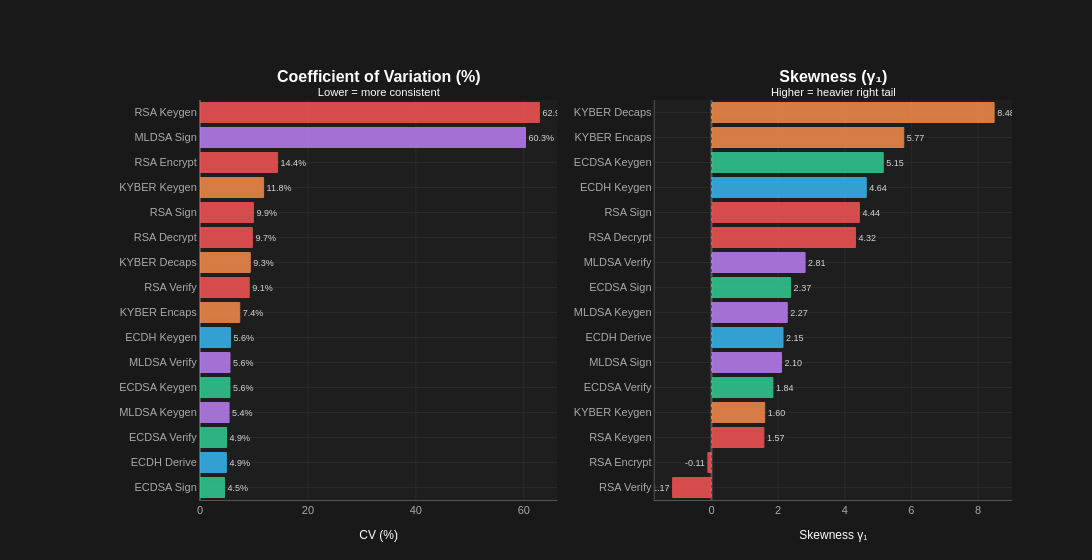

The notebook cell saved with this chart:
### Code cell
def plot_cv_skewness(df_stats: pd.DataFrame) -> go.Figure:
    df = df_stats.copy().sort_values('CV (%)')

    fig = make_subplots(
        rows=1, cols=2,
        subplot_titles=(
            '<b>Coefficient of Variation (%)</b><br>'
            '<sup>Lower = more consistent</sup>',
            '<b>Skewness (γ₁)</b><br>'
            '<sup>Higher = heavier right tail</sup>',
        ),
        horizontal_spacing=0.12,
    )

    colors_cv = [alg_color(row['Algorithm']) for _, row in df.iterrows()]

    # Left — CV
    fig.add_trace(go.Bar(
        x            = df['CV (%)'],
        y            = df['Algorithm'],
        orientation  = 'h',
        marker_color = colors_cv,
        marker_line_color = colors_cv,
        marker_line_width = 1,
        opacity      = 0.82,
        text         = [f'{v:.1f}%' for v in df['CV (%)']],
        textposition = 'outside',
        textfont     = dict(size=9, color=T['text']),
        showlegend   = False,
        hovertemplate='<b>%{y}</b><br>CV: %{x:.2f}%<extra></extra>',
    ), row=1, col=1)

    # Right — Skewness (sorted by skewness)
    df_sk = df_stats.sort_values('Skewness')
    colors_sk = [alg_color(row['Algorithm']) for _, row in df_sk.iterrows()]

    fig.add_trace(go.Bar(
        x            = df_sk['Skewness'],
        y            = df_sk['Algorithm'],
        orientation  = 'h',
        marker_color = colors_sk,
        marker_line_color = colors_sk,
        marker_line_width = 1,
        opacity      = 0.82,
        text         = [f'{v:.2f}' for v in df_sk['Skewness']],
        textposition = 'outside',
        textfont     = dict(size=9, color=T['text']),
        showlegend   = False,
        hovertemplate='<b>%{y}</b><br>Skewness: %{x:.3f}<extra></extra>',
    ), row=1, col=2)

    # Zero line for skewness
    fig.add_vline(
        x=0,
        line=dict(color=T['axis'], width=1, dash='dot'),
        row=1, col=2,
    )

    fig.update_xaxes(title_text='CV (%)', showgrid=True, row=1, col=1)
    fig.update_xaxes(title_text='Skewness γ₁', showgrid=True, row=1, col=2)

    fig.update_layout(
        height=560,
        width=1100,
        margin=dict(t=100, b=60, l=200, r=80),
    )

    apply_theme(fig)
    return fig


fig_cv_skew = plot_cv_skewness(df_stats)
fig_cv_skew.show()
save_fig(fig_cv_skew, 'desc_cv_skewness')

# Narrative summary
print("\nConsistency ranking (CV — lower is better):")
top3  = df_stats.nsmallest(3, 'CV (%)')
bot3  = df_stats.nlargest(3, 'CV (%)')
for _, row in top3.iterrows():
    print(f"  ✓ {row['Algorithm']:<28} CV = {row['CV (%)']:.2f}%")
print("  ...")
for _, row in bot3.iterrows():
    print(f"  ✗ {row['Algorithm']:<28} CV = {row['CV (%)']:.2f}%")

print("\nSkewness (right tail weight — higher = more extreme outliers):")
for _, row in df_stats.nlargest(3, 'Skewness').iterrows():
    print(f"  {row['Algorithm']:<28} γ₁ = {row['Skewness']:.3f}")

### Figure 1 — Plotly figure (JSON) as saved in the notebook; plotly's stock layout.template omitted (floating-point values rounded to 4 significant figures)
{"data": [{"hovertemplate": "<b>%{y}</b><br>CV: %{x:.2f}%<extra></extra>", "marker": {"color": ["#34d399", "#38bdf8", "#34d399", "#c084fc", "#34d399", "#c084fc", "#38bdf8", "#ff914d", "#ff5757", "#ff914d", "#ff5757", "#ff5757", "#ff914d", "#ff5757", "#c084fc", "#ff5757"], "line": {"color": ["#34d399", "#38bdf8", "#34d399", "#c084fc", "#34d399", "#c084fc", "#38bdf8", "#ff914d", "#ff5757", "#ff914d", "#ff5757", "#ff5757", "#ff914d", "#ff5757", "#c084fc", "#ff5757"], "width": 1}}, "opacity": 0.82, "orientation": "h", "showlegend": false, "text": ["4.5%", "4.9%", "4.9%", "5.4%", "5.6%", "5.6%", "5.6%", "7.4%", "9.1%", "9.3%", "9.7%", "9.9%", "11.8%", "14.4%", "60.3%", "62.9%"], "textfont": {"color": "#ffffff", "size": 9}, "textposition": "outside", "type": "bar", "x": [4.549, 4.891, 4.908, 5.391, 5.558, 5.561, 5.644, 7.367, 9.132, 9.32, 9.706, 9.898, 11.79, 14.38, 60.32, 62.9], "xaxis": "x", "y": ["ECDSA Sign", "ECDH Derive", "ECDSA Verify", "MLDSA Keygen", "ECDSA Keygen", "MLDSA Verify", "ECDH Keygen", "KYBER Encaps", "RSA Verify", "KYBER Decaps", "RSA Decrypt", "RSA Sign", "KYBER Keygen", "RSA Encrypt", "MLDSA Sign", "RSA Keygen"], "yaxis": "y"}, {"hovertemplate": "<b>%{y}</b><br>Skewness: %{x:.3f}<extra></extra>", "marker": {"color": ["#ff5757", "#ff5757", "#ff5757", "#ff914d", "#34d399", "#c084fc", "#38bdf8", "#c084fc", "#34d399", "#c084fc", "#ff5757", "#ff5757", "#38bdf8", "#34d399", "#ff914d", "#ff914d"], "line": {"color": ["#ff5757", "#ff5757", "#ff5757", "#ff914d", "#34d399", "#c084fc", "#38bdf8", "#c084fc", "#34d399", "#c084fc", "#ff5757", "#ff5757", "#38bdf8", "#34d399", "#ff914d", "#ff914d"], "width": 1}}, "opacity": 0.82, "orientation": "h", "showlegend": false, "text": ["-1.17", "-0.11", "1.57", "1.60", "1.84", "2.10", "2.15", "2.27", "2.37", "2.81", "4.32", "4.44", "4.64", "5.15", "5.77", "8.48"], "textfont": {"color": "#ffffff", "size": 9}, "textposition": "outside", "type": "bar", "x": [-1.168, -0.1088, 1.573, 1.597, 1.843, 2.102, 2.147, 2.273, 2.374, 2.809, 4.324, 4.438, 4.645, 5.155, 5.77, 8.482], "xaxis": "x2", "y": ["RSA Verify", "RSA Encrypt", "RSA Keygen", "KYBER Keygen", "ECDSA Verify", "MLDSA Sign", "ECDH Derive", "MLDSA Keygen", "ECDSA Sign", "MLDSA Verify", "RSA Decrypt", "RSA Sign", "ECDH Keygen", "ECDSA Keygen", "KYBER Encaps", "KYBER Decaps"], "yaxis": "y2"}], "layout": {"annotations": [{"font": {"size": 16}, "showarrow": false, "text": "<b>Coefficient of Variation (%)</b><br><sup>Lower = more consistent</sup>", "x": 0.22, "xanchor": "center", "xref": "paper", "y": 1, "yanchor": "bottom", "yref": "paper"}, {"font": {"size": 16}, "showarrow": false, "text": "<b>Skewness (γ₁)</b><br><sup>Higher = heavier right tail</sup>", "x": 0.78, "xanchor": "center", "xref": "paper", "y": 1, "yanchor": "bottom", "yref": "paper"}], "font": {"color": "#ffffff", "family": "Arial", "size": 12}, "height": 560, "hoverlabel": {"bgcolor": "rgba(30,30,30,0.92)", "bordercolor": "#555555", "font": {"color": "#ffffff", "size": 11}}, "legend": {"bgcolor": "rgba(30,30,30,0.92)", "bordercolor": "#555555", "borderwidth": 1, "font": {"color": "#ffffff", "size": 11}}, "margin": {"b": 60, "l": 200, "r": 80, "t": 100}, "paper_bgcolor": "#191919", "plot_bgcolor": "#1e1e1e", "shapes": [{"line": {"color": "#555555", "dash": "dot", "width": 1}, "type": "line", "x0": 0, "x1": 0, "xref": "x2", "y0": 0, "y1": 1, "yref": "y2 domain"}], "title": {"font": {"color": "#ffffff", "family": "Arial", "size": 16}}, "width": 1100, "xaxis": {"anchor": "y", "domain": [0, 0.44], "gridcolor": "#2a2a2a", "linecolor": "#555555", "showgrid": true, "tickfont": {"color": "#aaaaaa", "size": 11}, "title": {"font": {"color": "#ffffff", "size": 12}, "text": "CV (%)"}, "zerolinecolor": "#555555"}, "xaxis2": {"anchor": "y2", "domain": [0.56, 1], "gridcolor": "#2a2a2a", "linecolor": "#555555", "showgrid": true, "tickfont": {"color": "#aaaaaa", "size": 11}, "title": {"font": {"color": "#ffffff", "size": 12}, "text": "Skewness γ₁"}, "zerolinecolor": "#555555"}, "yaxis": {"anchor": "x", "domain": [0, 1], "gridcolor": "#2a2a2a", "linecolor": "#555555", "tickfont": {"color": "#aaaaaa", "size": 11}, "title": {"font": {"color": "#ffffff", "size": 12}}, "zerolinecolor": "#555555"}, "yaxis2": {"anchor": "x2", "domain": [0, 1], "gridcolor": "#2a2a2a", "linecolor": "#555555", "tickfont": {"color": "#aaaaaa", "size": 11}, "title": {"font": {"color": "#ffffff", "size": 12}}, "zerolinecolor": "#555555"}}}
